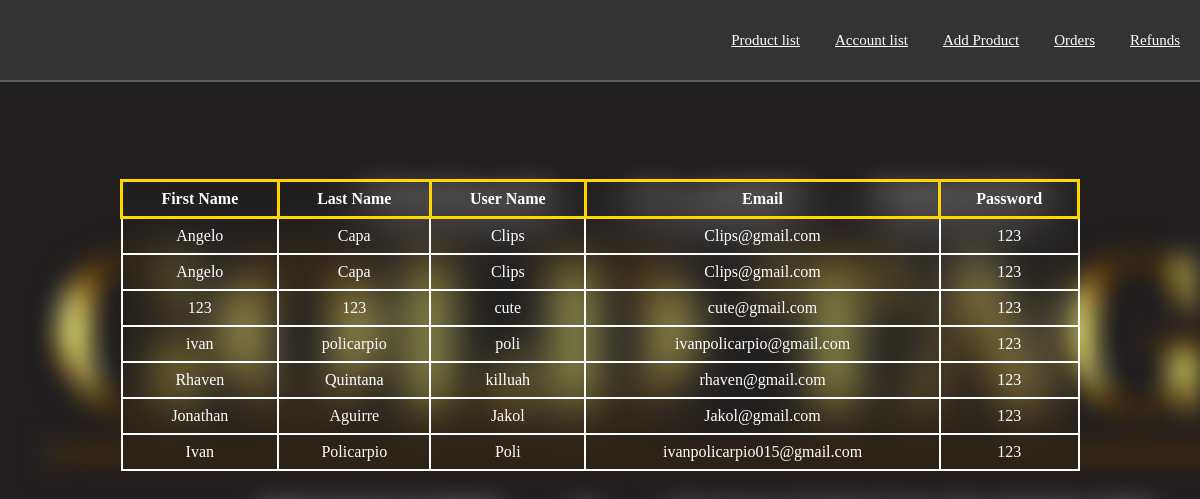
/usersAccount.php, run on the app's committed database.
### tables this page shows
CREATE TABLE `accounts` (
  `firstName` varchar(150) NOT NULL,
  `lastName` varchar(150) NOT NULL,
  `userName` varchar(150) NOT NULL,
  `email` varchar(150) NOT NULL,
  `accountPass` varchar(150) NOT NULL,
  `account_type` varchar(150) NOT NULL,
  `contact_number` bigint(255) NOT NULL,
  `profile_image` varchar(255) NOT NULL
);

### usersAccount.php (the view, shortened to what this page needs)
<?php
$servername = "localhost";
$username = "root";
$password = "";
$dbname = "upload";
$conn = new mysqli($servername, $username, $password, $dbname);
$sql = "SELECT * FROM accounts";
$result = $conn->query($sql);
?>
<!DOCTYPE html>
<html lang="en">
<head>
    <link rel="stylesheet" href="usersAccount.css">
</head>
<body>
    <nav>
        <li><a href="adminpage.php">Product list</a></li>
        <li><a href="usersAccount.php">Account list</a></li>
        <li><a href="adminproductadd.php">Add Product</a></li>
        <li><a href="#">Orders</a></li>
        <li><a href="#">Refunds</a></li>
    </nav>
    <table class="adminTable">
        <thead>
            <tr>
                <th>First Name</th>
                <th>Last Name</th>
                <th>User Name</th>
                <th>Email</th>
                <th>Password</th>
            </tr>
        </thead>
        <tbody id="userList">
            <?php
            if ($result->num_rows > 0) {
                while ($row = $result->fetch_assoc()) {
                    echo "<tr>
                            <td>" . $row["firstName"] . "</td>
                            <td>" . $row["lastName"] . "</td>
                            <td>" . $row["userName"] . "</td>
                            <td>" . $row["email"] . "</td>
                            <td>" . $row["accountPass"] . "</td>
                          </tr>";
                }
            } else {
                echo "<tr><td colspan='5'>No records found</td></tr>";
            }
            ?>
        </tbody>
    </table>
</body>
</html>

### usersAccount.css (style rules this page uses)
body { display: flex; background-image: url("image.jpg"); justify-content: center; align-items: center; height: 100vh; margin: 0; }
.adminTable { margin-top: -150px; color: white; text-align: center; border-collapse: collapse; backdrop-filter: blur(20px); width: 80%; }
.adminTable th { border: 3px solid gold; }
.adminTable, .adminTable td { border: 2px solid white; }
.adminTable th, .adminTable td { padding: 8px; }
.adminTable thead th { color: white; }
nav { height: 60px; display: flex; align-items: center; justify-content: flex-end; position: fixed; top: 0; right: 0; padding: 10px; background: #333; border-bottom: 2px solid rgba(255, 255, 255, 0.2); width: 100%; z-index: 1000; }
nav li { display: inline; }
nav a { font-size: 15px; color: white; margin-left: 15px; padding: 5px 10px; border-radius: 5px; transition: background 0.3s ease, color 0.3s ease; }

### data on the page
accounts: firstName "Angelo", lastName "Capa", userName "Clips", email "Clips@gmail.com", accountPass "123"
accounts: firstName "Angelo", lastName "Capa", userName "Clips", email "Clips@gmail.com", accountPass "123"
accounts: firstName "123", lastName "123", userName "cute", email "cute@gmail.com", accountPass "123"
accounts: firstName "ivan", lastName "policarpio", userName "poli", email "ivanpolicarpio@gmail.com", accountPass "123"
accounts: firstName "Rhaven", lastName "Quintana", userName "killuah", email "rhaven@gmail.com", accountPass "123"
accounts: firstName "Jonathan", lastName "Aguirre", userName "Jakol", email "Jakol@gmail.com", accountPass "123"
accounts: firstName "Ivan", lastName "Policarpio", userName "Poli", email "ivanpolicarpio015@gmail.com", accountPass "123"
